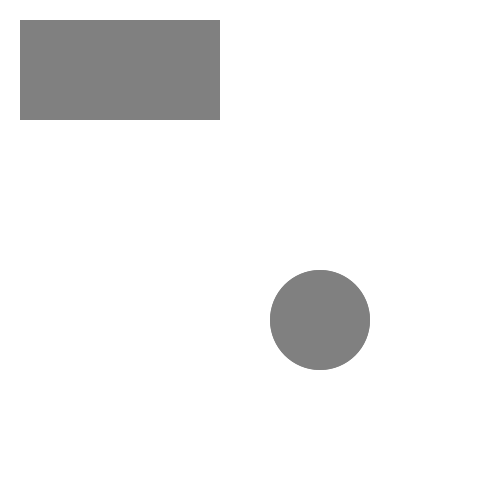
Frame 1 (no input)
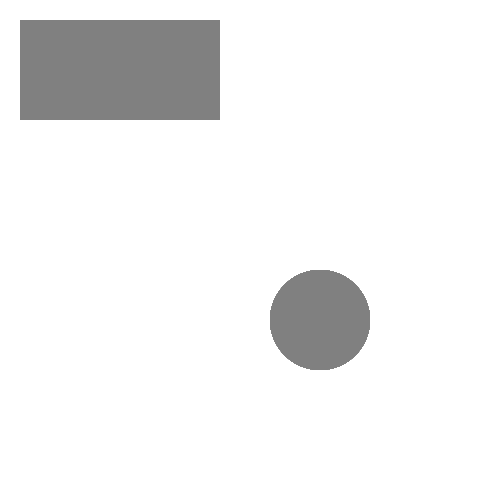
Frame 60 (the mouse pressed at the canvas centre just before this capture)
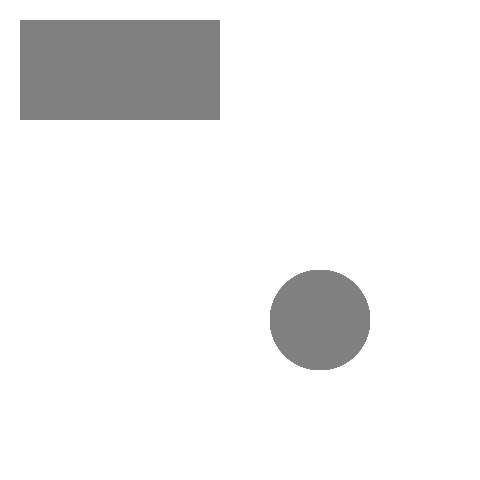
Frame 120 (the mouse held since frame 60 and released just before this capture)

The Processing sketch that drew these frames (run headless with seeded random() and noise(); from frame 60 on, the mouse is pressed at the canvas centre):

// Processing sketch: clickColorChange
// ── clickColorChange.pde
void setup() {
  size(480, 480);
  smooth();
  noStroke();
  smooth();
  fill(128, 128, 128);
  background(255, 255, 255);
  rect(20, 20, 200, 100);
  ellipse(320, 320, 100, 100);
}

void draw() {
  fill(128, 128, 128);
  if (mouseX>=20 && mouseY>=20 && mouseX<=220 && mouseY<=120 && mousePressed)
    fill(255, 0, 255);
  rect(20, 20, 200, 100);

  fill(128, 128, 128);
  if ((mouseX-320)*(mouseX-320) + (mouseY-320)*(mouseY-320) <= 50*50 && mousePressed)
    fill(255, 255, 0);
  ellipse(320, 320, 100, 100);
}
